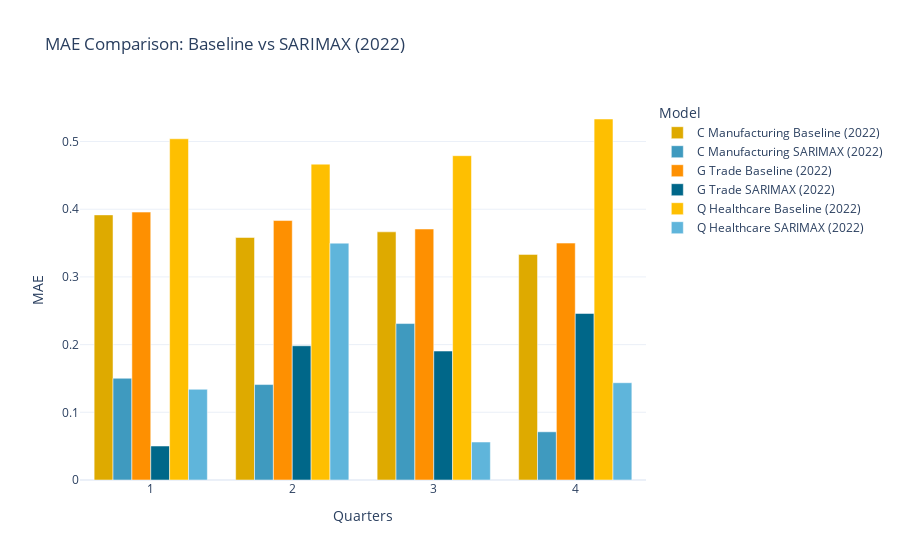
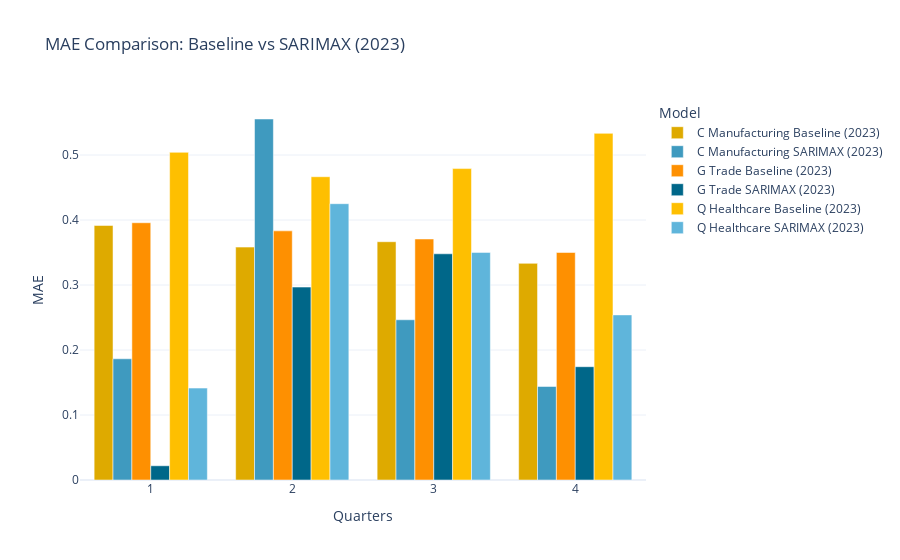

The notebook cell saved with these charts, in order:
### Code cell
import pandas as pd 
import plotly.graph_objects as go
import plotly.io as pio

# Load the dataset
file_path = r"C:\Users\c.hakker\OneDrive - VISTA college\Senior Stuff\Opleiding Data science\Data\baseline-mean-errors-80072ned.xlsx"
data = pd.read_excel(file_path)

# Clean the dataset by identifying models
data['Model'] = data['sbi_title'].apply(lambda x: 'Baseline' if 'Baseline' in x else 'SARIMAX')

# Convert 'MAE' column to numeric
data['MAE'] = pd.to_numeric(data['MAE'], errors='coerce')

# Define custom colors for each branch
sarimax_colors = {'C Manufacturing': '#3f9abf', 'G Trade': '#006789', 'Q Healthcare': '#5fb5db'}
baseline_colors = {'C Manufacturing': '#deaa00', 'G Trade': '#fe9001', 'Q Healthcare': '#febf01'}

# Loop through years (2022 and 2023)
for year in [2022, 2023]:
    # Filter data for the year
    year_data = data[data['Year'] == year]

    # Aggregate data by averaging duplicate entries for the same quarter, branch, and model
    cleaned_data = year_data.groupby(['sbi_title', 'quarter', 'Model']).agg({'MAE': 'mean'}).reset_index()

    # Split the cleaned data into baseline and SARIMAX
    baseline_data = cleaned_data[cleaned_data['Model'] == 'Baseline']
    sarimax_data = cleaned_data[cleaned_data['Model'] == 'SARIMAX']

    # Pivot the data for visualization
    baseline_pivot = baseline_data.pivot(index='quarter', columns='sbi_title', values='MAE')
    sarimax_pivot = sarimax_data.pivot(index='quarter', columns='sbi_title', values='MAE')

    # Harmonize branch names between baseline and SARIMAX pivot tables
    baseline_pivot.columns = baseline_pivot.columns.str.replace("Baseline ", "")

    # Extract unique quarters and branches
    quarters = baseline_pivot.index.astype(str)
    branches = baseline_pivot.columns

    # Create the Plotly figure
    fig = go.Figure()

    # Add bars for each branch
    for branch in branches:
        fig.add_trace(go.Bar(
            x=quarters,
            y=baseline_pivot[branch],
            name=f'{branch} Baseline ({year})',
            marker_color=baseline_colors[branch]
        ))
        fig.add_trace(go.Bar(
            x=quarters,
            y=sarimax_pivot[branch],
            name=f'{branch} SARIMAX ({year})',
            marker_color=sarimax_colors[branch]
        ))

    # Update the layout
    fig.update_layout(
        title=f"MAE Comparison: Baseline vs SARIMAX ({year})",
        xaxis_title="Quarters",
        yaxis_title="MAE",
        barmode='group',
        legend_title="Model",
        template="plotly_white"
    )

    # Save the plot as an HTML file
    output_file = f"MAE_Comparison_{year}.html"
    pio.write_html(fig, file=output_file)

    # Show the plot for the year
    fig.show()

### Figure 1 — Plotly figure (JSON) as saved in the notebook; plotly's stock layout.template omitted (floating-point values rounded to 4 significant figures)
{"data": [{"marker": {"color": "#deaa00"}, "name": "C Manufacturing Baseline (2022)", "type": "bar", "x": ["1", "2", "3", "4"], "y": [0.3917, 0.3583, 0.3666, 0.3333]}, {"marker": {"color": "#3f9abf"}, "name": "C Manufacturing SARIMAX (2022)", "type": "bar", "x": ["1", "2", "3", "4"], "y": [0.1503, 0.141, 0.2311, 0.0712]}, {"marker": {"color": "#fe9001"}, "name": "G Trade Baseline (2022)", "type": "bar", "x": ["1", "2", "3", "4"], "y": [0.3958, 0.3833, 0.3708, 0.35]}, {"marker": {"color": "#006789"}, "name": "G Trade SARIMAX (2022)", "type": "bar", "x": ["1", "2", "3", "4"], "y": [0.0502, 0.1983, 0.1905, 0.246]}, {"marker": {"color": "#febf01"}, "name": "Q Healthcare Baseline (2022)", "type": "bar", "x": ["1", "2", "3", "4"], "y": [0.5041, 0.4666, 0.4791, 0.5333]}, {"marker": {"color": "#5fb5db"}, "name": "Q Healthcare SARIMAX (2022)", "type": "bar", "x": ["1", "2", "3", "4"], "y": [0.134, 0.3499, 0.0561, 0.1437]}], "layout": {"barmode": "group", "legend": {"title": {"text": "Model"}}, "title": {"text": "MAE Comparison: Baseline vs SARIMAX (2022)"}, "xaxis": {"title": {"text": "Quarters"}}, "yaxis": {"title": {"text": "MAE"}}}}

### Figure 2 — Plotly figure (JSON) as saved in the notebook; plotly's stock layout.template omitted (floating-point values rounded to 4 significant figures)
{"data": [{"marker": {"color": "#deaa00"}, "name": "C Manufacturing Baseline (2023)", "type": "bar", "x": ["1", "2", "3", "4"], "y": [0.3916, 0.3583, 0.3666, 0.3333]}, {"marker": {"color": "#3f9abf"}, "name": "C Manufacturing SARIMAX (2023)", "type": "bar", "x": ["1", "2", "3", "4"], "y": [0.1865, 0.5554, 0.2465, 0.1439]}, {"marker": {"color": "#fe9001"}, "name": "G Trade Baseline (2023)", "type": "bar", "x": ["1", "2", "3", "4"], "y": [0.3958, 0.3833, 0.3708, 0.35]}, {"marker": {"color": "#006789"}, "name": "G Trade SARIMAX (2023)", "type": "bar", "x": ["1", "2", "3", "4"], "y": [0.0219, 0.2968, 0.348, 0.1743]}, {"marker": {"color": "#febf01"}, "name": "Q Healthcare Baseline (2023)", "type": "bar", "x": ["1", "2", "3", "4"], "y": [0.5041, 0.4666, 0.4791, 0.5333]}, {"marker": {"color": "#5fb5db"}, "name": "Q Healthcare SARIMAX (2023)", "type": "bar", "x": ["1", "2", "3", "4"], "y": [0.1414, 0.4251, 0.3502, 0.254]}], "layout": {"barmode": "group", "legend": {"title": {"text": "Model"}}, "title": {"text": "MAE Comparison: Baseline vs SARIMAX (2023)"}, "xaxis": {"title": {"text": "Quarters"}}, "yaxis": {"title": {"text": "MAE"}}}}
